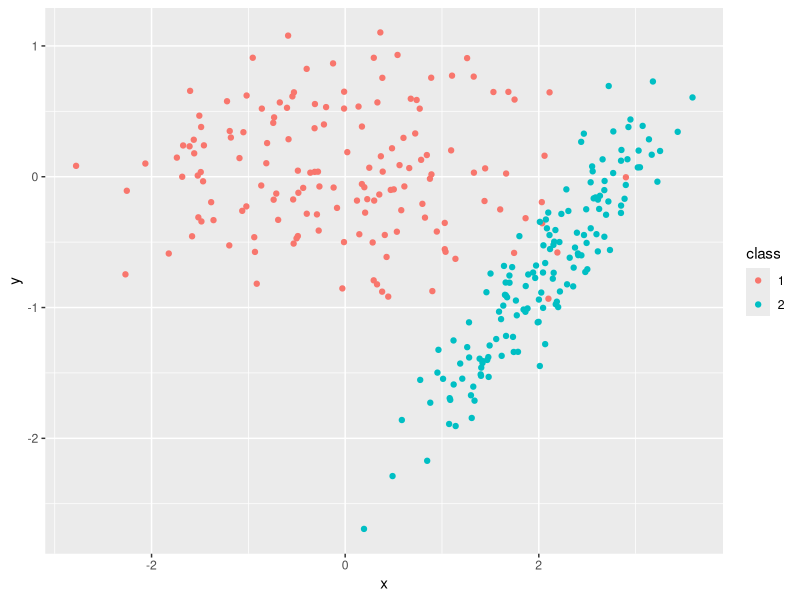
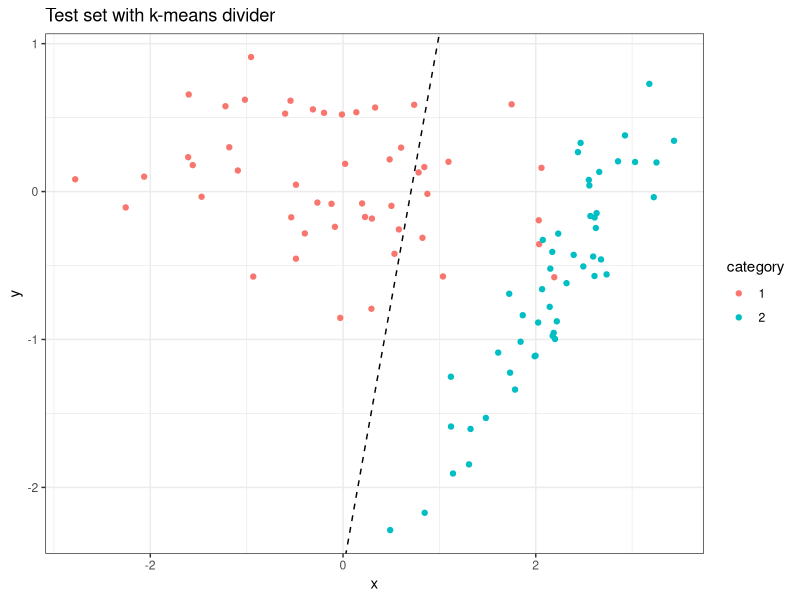

The R source for these figures, in order:
library(tidyverse)
library(gganimate)

n <- 150
train_index <- 1:100
test_index  <- 101:150

# Group 1: Random ellipse centered at (0,0)
x_1 <- rnorm(n)
y_1 <- 0.5 * rnorm(n)

# Group 2: Random ellipse centered at (1,-2) and rotated by theta
x_2 <- rnorm(n) + 1
y_2 <- (0.2 * rnorm(n)) - 2

theta <- pi/4

# Rotation matrix
rot <- matrix(c(cos(theta), -sin(theta),
                sin(theta), cos(theta)),
                nrow = 2, byrow = TRUE)

xy_2 <- rot %*% rbind(x_2, y_2)
x_2 <- xy_2[1,]
y_2 <- xy_2[2,]

xy_df <- rbind(
  data.frame(x = x_1, y = y_1, class = "1"),
  data.frame(x = x_2, y = y_2, class = "2")
)

ggplot(xy_df, aes(x, y, col = class)) + 
  geom_point()

x_train <- c(x_1[train_index], x_2[train_index])
x_test  <- c(x_1[test_index],  x_2[test_index])
y_train <- c(y_1[train_index], y_2[train_index])
y_test  <- c(y_1[test_index],  y_2[test_index])

xy_train <- cbind(x_train, y_train)
xy_test <- cbind(x_test, y_test)

# KMeans ------------------------------------------------------------------

# Simple implementation of a k-means with k==2
my_kmeans <- function(initial_guess_1, initial_guess_2, xy, num_iterations = 4)
{
  res_df <- NULL
  centers <- NULL
  c_1 <- initial_guess_1
  c_2 <- initial_guess_2
   
  for (i in 1:num_iterations)
  {
    classification <- rep(NA, nrow(xy))
    # Assign each point to cluster 1 or 2, based in L2 distance
    for (j in 1:nrow(xy))
    {
      dist_1 <- sqrt(sum((c_1 - xy[j,])^2))
      dist_2 <- sqrt(sum((c_2 - xy[j,])^2))
      
      classification[j] <- ifelse(dist_1 > dist_2, 2, 1)
    }
    
    # Add diagnostics
    this_df <- data.frame(x = xy[,1], y = xy[,2], classification = classification, step = i)
    res_df <- rbind(res_df, this_df)
    
    # Update centers
    next_values <- this_df %>% 
      group_by(classification) %>% 
      summarise(
        x = mean(x),
        y = mean(y)
      )
    
    centers <- rbind(centers, data.frame(x = c(c_1[1], c_2[1]), y = c(c_1[2], c_2[2]), classification = c("1", "2"), step = i))
    
    c_1 <- c(next_values$x[1], next_values$y[1])
    c_2 <- c(next_values$x[2], next_values$y[2])
  }
  
  return (list(centers = centers, diagnostics = res_df))
}

k_means_res <- my_kmeans(c(-1,0), c(1,-0.5), xy_train)

# Calculate intercept and gradient of the separation line
separation_line <- k_means_res$centers %>% 
  group_by(step) %>% 
  arrange(classification) %>% 
  summarise(
    mid_x = (x[2] + x[1]) / 2,
    mid_y = (y[2] + y[1]) / 2,
    slope = (y[2] - y[1]) / (x[2] - x[1]),
    b     = mid_y + (1/slope) * mid_x 
  )


k_plot <- ggplot(k_means_res$diagnostics, aes(x,y, colour = as.factor(classification), group = interaction(step, x))) + 
  geom_point() + 
  geom_point(data = k_means_res$centers, colour = "black", size = 5, shape = 1) + 
  geom_abline(data = separation_line, aes(intercept = b, slope = -1/slope)) + 
  transition_time(step) +
  theme_bw() + 
  ggtitle("k-means algorithm steps")

animate(k_plot, )


# Out of sample
data.frame(x = x_test, y = y_test) %>% 
  mutate(category = if_else(row_number() <= 50, "1", "2")) %>% 
  ggplot(aes(x,y, colour = category)) + 
  geom_point() +
  geom_abline(data = filter(separation_line, step == max(step)), 
              aes(intercept = b, slope = -1/slope), 
              linetype = "dashed") +
  theme_bw() + 
  ggtitle("Test set with k-means divider")
           
